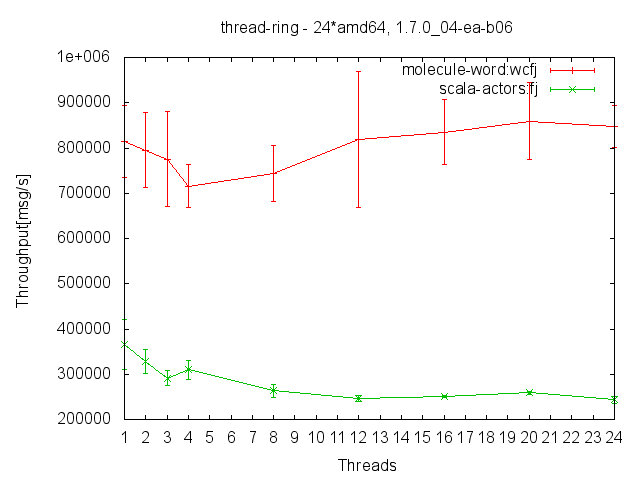

Recreate this plot in gnuplot.
set title "thread-ring - 24*amd64, 1.7.0_04-ea-b06"
set xlabel "Threads"
set ylabel "Throughput[msg/s]"
set xtics 1
#set key out

set term png
set output "thread-ring%throughput.png"
#set term postscript eps enhanced
#set output "thread-ring%throughput.eps"

plot '../thread-ring/molecule-word_wcfj.dat' using 1:4:($4*$3)/100 with errorlines title "molecule-word:wcfj",\
'../thread-ring/scala-actors_fj.dat' using 1:4:($4*$3)/100 with errorlines title "scala-actors:fj"
pause -1
